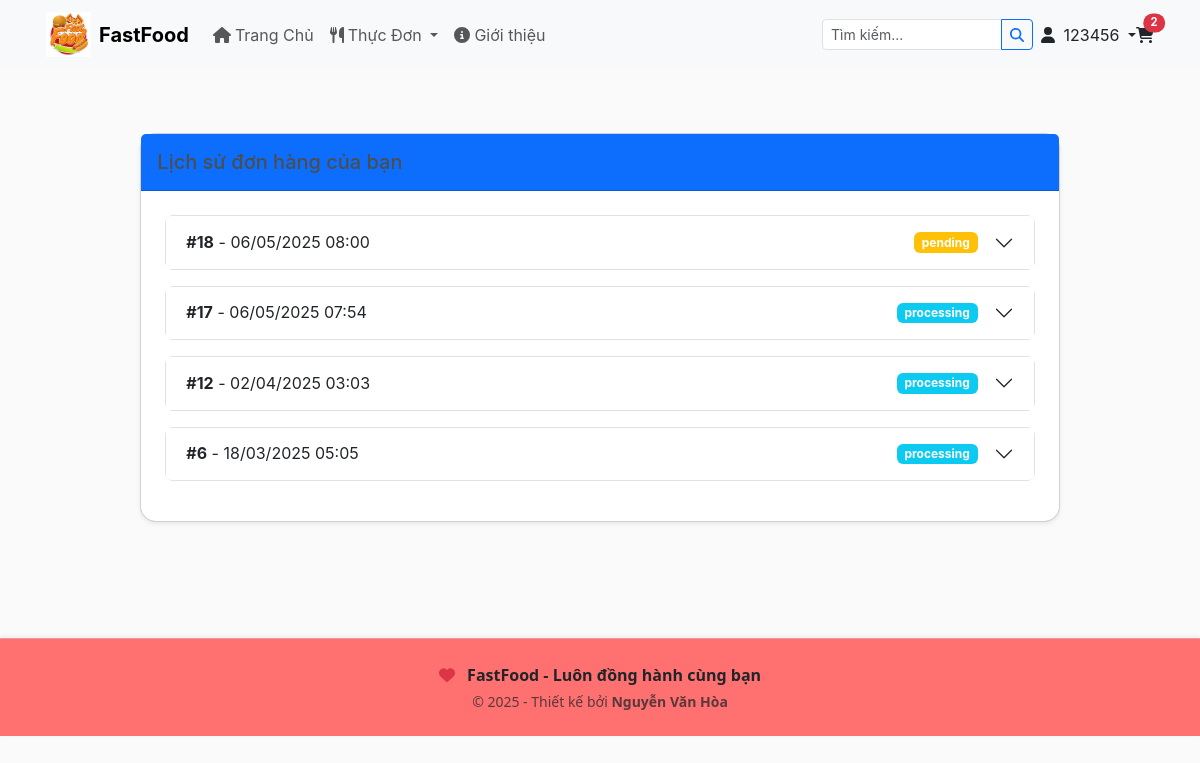
Before: /orders/history/ (signed in) with the older database file.
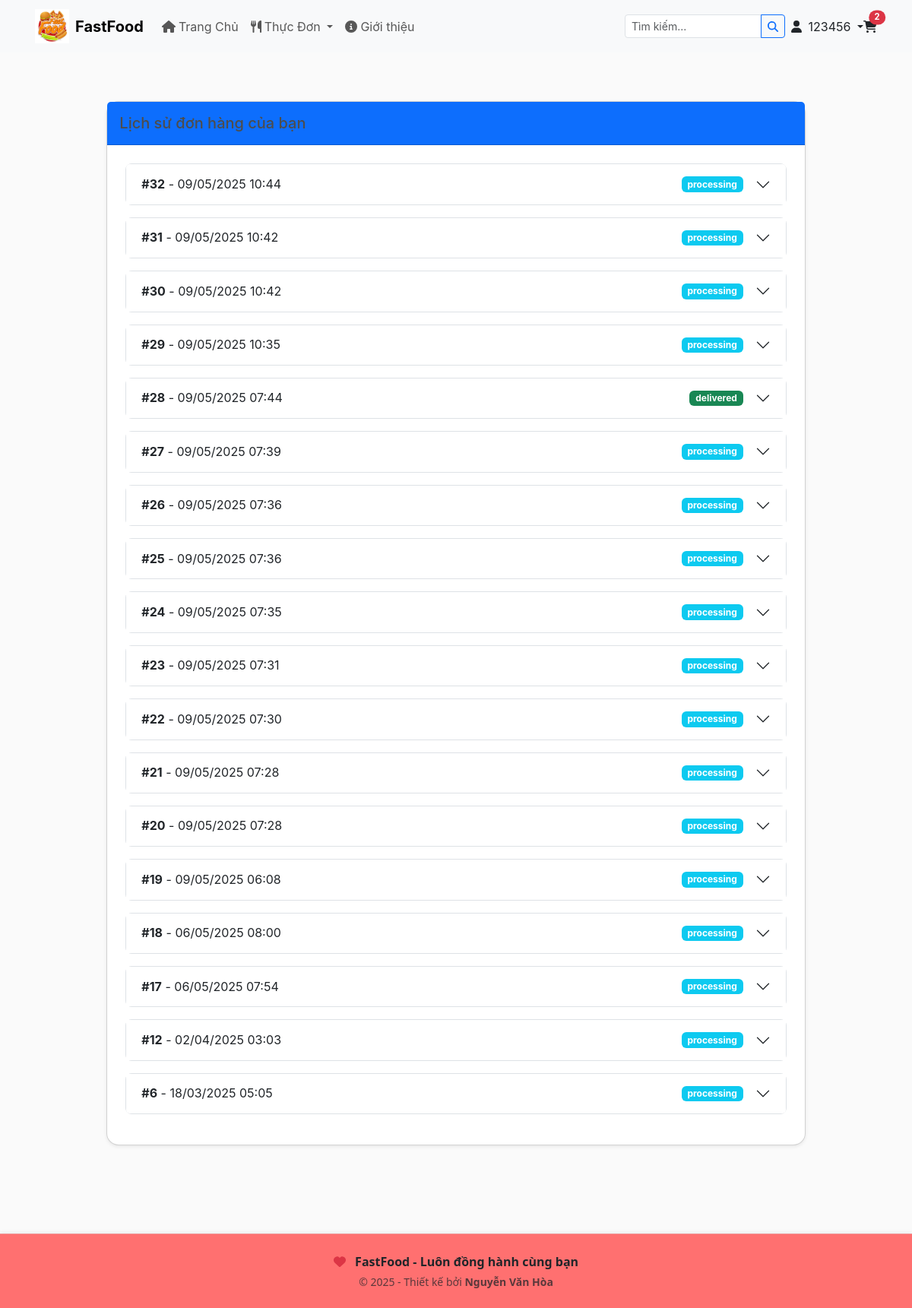
After: the same page with the newer database file.
### hoadeptrai/models.py (models this page shows, shortened)
class Order(models.Model):
    customer = models.ForeignKey(Customer, on_delete=models.CASCADE)
    order_date = models.DateTimeField(auto_now_add=True)
    status = models.CharField(max_length=20, choices=[
        ('pending', 'Pending'),
        ('processing', 'Processing'),
        ('paid', 'Paid'),
        ('shipped', 'Shipped'),
        ('delivered', 'Delivered'),
        ('cancelled', 'Cancelled')
    ], default='pending')
    payment_method = models.CharField(max_length=20, choices=[
        ('cod', 'Cash on Delivery'),
        ('zalopay', 'ZaloPay')
    ], null=True, blank=True)
    payment_status = models.CharField(max_length=20, choices=[
        ('pending', 'Pending'),
        ('completed', 'Completed'),
        ('failed', 'Failed')
    ], default='pending')
    shipping_address = models.TextField()
    total_amount = models.DecimalField(max_digits=10, decimal_places=2)
    zalopay_trans_id = models.CharField(max_length=100, null=True, blank=True)
    promotion = models.ForeignKey('Promotion', on_delete=models.SET_NULL, null=True, blank=True)
    complete = models.BooleanField(default=False)  # Add this field
    @property
    def get_cart_items(self):
        return sum(item.quantity for item in self.orderitem_set.all())

### hoadeptrai/views.py (the view)
# urls.py: path('orders/history/', views.user_order_history, name='order_history'),
def user_order_history(request):
    if not request.user.is_authenticated:
        return redirect('login')
    orders = Order.objects.filter(customer=request.user).order_by('-order_date')
    for order in orders:
        order.items = order.orderitem_set.all()
    context = {
        'orders': orders
    }
    return render(request, 'app/order_history.html', context)

### hoadeptrai/models.py (called while the page is built)
    @property
    def get_total(self):
        return self.quantity * self.price

### hoadeptrai/templates/app/order_history.html (shortened to what this page needs)
{% extends 'app/base.html' %}
{% load static %}
{% block main_content %}
<div class="container my-5" style="margin-bottom: 100px !important;">
    <div class="row justify-content-center">
        <div class="col-lg-10">
            <div class="card shadow-sm rounded-4">
                <div class="card-header bg-primary text-white py-3">
                    <h5 class="mb-0">Lịch sử đơn hàng của bạn</h5>
                </div>
                <div class="card-body p-4">
                    {% if orders %}
                        <div class="accordion" id="orderAccordion">
                            {% for order in orders %}
                            <div class="accordion-item border mb-3 rounded-3">
                                <h2 class="accordion-header">
                                    <button class="accordion-button collapsed" type="button" data-bs-toggle="collapse" data-bs-target="#order{{ order.id }}">
                                        <div class="d-flex justify-content-between align-items-center w-100 me-3">
                                            <span><strong>#{{ order.id }}</strong> - {{ order.order_date|date:"d/m/Y H:i" }}</span>
                                            <span class="badge {% if order.status == 'pending' %}bg-warning
                                                            {% elif order.status == 'processing' %}bg-info
                                                            {% elif order.status == 'shipped' %}bg-primary
                                                            {% elif order.status == 'delivered' %}bg-success
                                                            {% else %}bg-danger{% endif %}">
                                                {{ order.status }}
                                            </span>
                                        </div>
                                    </button>
                                </h2>
                            </div>
                            {% endfor %}
                        </div>
                    {% endif %}
                </div>
            </div>
        </div>
    </div>
</div>
{% endblock %}

Changed rows visible on the page:
added Order: id "32", order_date "09/05/2025 10:44", status "processing"
added Order: id "31", order_date "09/05/2025 10:42", status "processing"
added Order: id "30", order_date "09/05/2025 10:42", status "processing"
added Order: id "29", order_date "09/05/2025 10:35", status "processing"
added Order: id "28", order_date "09/05/2025 07:44", status "delivered"
added Order: id "27", order_date "09/05/2025 07:39", status "processing"
added Order: id "26", order_date "09/05/2025 07:36", status "processing"
added Order: id "25", order_date "09/05/2025 07:36", status "processing"
added Order: id "24", order_date "09/05/2025 07:35", status "processing"
added Order: id "23", order_date "09/05/2025 07:31", status "processing"
added Order: id "22", order_date "09/05/2025 07:30", status "processing"
added Order: id "21", order_date "09/05/2025 07:28", status "processing"
added Order: id "20", order_date "09/05/2025 07:28", status "processing"
added Order: id "19", order_date "09/05/2025 06:08", status "processing"
changed Order id 18: status "pending" → "processing"
